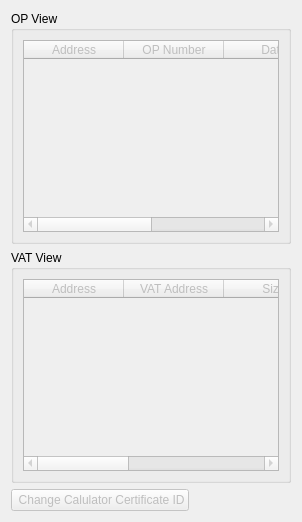
      <widget class="QWidget" name="tab_21">
       <attribute name="title">
        <string>OS View</string>
       </attribute>
       <layout class="QVBoxLayout" name="verticalLayout_39">
        <item>
         <widget class="QGroupBox" name="groupBox_9">
          <property name="sizePolicy">
           <sizepolicy hsizetype="Preferred" vsizetype="Minimum">
            <horstretch>0</horstretch>
            <verstretch>0</verstretch>
           </sizepolicy>
          </property>
          <property name="title">
           <string>OP View</string>
          </property>
          <layout class="QVBoxLayout" name="verticalLayout_23">
           <item>
            <widget class="QTableWidget" name="opView">
             <property name="enabled">
              <bool>false</bool>
             </property>
             <property name="sizePolicy">
              <sizepolicy hsizetype="MinimumExpanding" vsizetype="Preferred">
               <horstretch>0</horstretch>
               <verstretch>0</verstretch>
              </sizepolicy>
             </property>
             <property name="contextMenuPolicy">
              <enum>Qt::CustomContextMenu</enum>
             </property>
             <property name="acceptDrops">
              <bool>false</bool>
             </property>
             <property name="autoScroll">
              <bool>false</bool>
             </property>
             <property name="editTriggers">
              <set>QAbstractItemView::NoEditTriggers</set>
             </property>
             <property name="showDropIndicator" stdset="0">
              <bool>false</bool>
             </property>
             <property name="dragDropOverwriteMode">
              <bool>false</bool>
             </property>
             <property name="selectionMode">
              <enum>QAbstractItemView::SingleSelection</enum>
             </property>
             <property name="selectionBehavior">
              <enum>QAbstractItemView::SelectRows</enum>
             </property>
             <property name="textElideMode">
              <enum>Qt::ElideRight</enum>
             </property>
             <property name="sortingEnabled">
              <bool>false</bool>
             </property>
             <property name="cornerButtonEnabled">
              <bool>false</bool>
             </property>
             <attribute name="horizontalHeaderDefaultSectionSize">
              <number>100</number>
             </attribute>
             <attribute name="horizontalHeaderHighlightSections">
              <bool>false</bool>
             </attribute>
             <attribute name="horizontalHeaderMinimumSectionSize">
              <number>40</number>
             </attribute>
             <attribute name="horizontalHeaderShowSortIndicator" stdset="0">
              <bool>false</bool>
             </attribute>
             <attribute name="horizontalHeaderStretchLastSection">
              <bool>true</bool>
             </attribute>
             <attribute name="verticalHeaderVisible">
              <bool>false</bool>
             </attribute>
             <attribute name="verticalHeaderDefaultSectionSize">
              <number>21</number>
             </attribute>
             <attribute name="verticalHeaderShowSortIndicator" stdset="0">
              <bool>false</bool>
             </attribute>
             <column>
              <property name="text">
               <string>Address</string>
              </property>
             </column>
             <column>
              <property name="text">
               <string>OP Number</string>
              </property>
             </column>
             <column>
              <property name="text">
               <string>Data</string>
              </property>
             </column>
             <column>
              <property name="text">
               <string>Data String</string>
              </property>
             </column>
            </widget>
           </item>
          </layout>
         </widget>
        </item>
        <item>
         <widget class="QGroupBox" name="groupBox_10">
          <property name="sizePolicy">
           <sizepolicy hsizetype="Preferred" vsizetype="Expanding">
            <horstretch>0</horstretch>
            <verstretch>0</verstretch>
           </sizepolicy>
          </property>
          <property name="title">
           <string>VAT View</string>
          </property>
          <layout class="QVBoxLayout" name="verticalLayout_25">
           <item>
            <widget class="QTableWidget" name="vatView">
             <property name="enabled">
              <bool>false</bool>
             </property>
             <property name="sizePolicy">
              <sizepolicy hsizetype="MinimumExpanding" vsizetype="Preferred">
               <horstretch>0</horstretch>
               <verstretch>0</verstretch>
              </sizepolicy>
             </property>
             <property name="contextMenuPolicy">
              <enum>Qt::CustomContextMenu</enum>
             </property>
             <property name="acceptDrops">
              <bool>false</bool>
             </property>
             <property name="autoScroll">
              <bool>false</bool>
             </property>
             <property name="editTriggers">
              <set>QAbstractItemView::NoEditTriggers</set>
             </property>
             <property name="showDropIndicator" stdset="0">
              <bool>false</bool>
             </property>
             <property name="dragDropOverwriteMode">
              <bool>false</bool>
             </property>
             <property name="selectionMode">
              <enum>QAbstractItemView::SingleSelection</enum>
             </property>
             <property name="selectionBehavior">
              <enum>QAbstractItemView::SelectRows</enum>
             </property>
             <property name="textElideMode">
              <enum>Qt::ElideRight</enum>
             </property>
             <property name="sortingEnabled">
              <bool>false</bool>
             </property>
             <property name="cornerButtonEnabled">
              <bool>false</bool>
             </property>
             <attribute name="horizontalHeaderDefaultSectionSize">
              <number>100</number>
             </attribute>
             <attribute name="horizontalHeaderHighlightSections">
              <bool>false</bool>
             </attribute>
             <attribute name="horizontalHeaderMinimumSectionSize">
              <number>40</number>
             </attribute>
             <attribute name="horizontalHeaderShowSortIndicator" stdset="0">
              <bool>false</bool>
             </attribute>
             <attribute name="horizontalHeaderStretchLastSection">
              <bool>true</bool>
             </attribute>
             <attribute name="verticalHeaderVisible">
              <bool>false</bool>
             </attribute>
             <attribute name="verticalHeaderDefaultSectionSize">
              <number>21</number>
             </attribute>
             <attribute name="verticalHeaderShowSortIndicator" stdset="0">
              <bool>false</bool>
             </attribute>
             <column>
              <property name="text">
               <string>Address</string>
              </property>
             </column>
             <column>
              <property name="text">
               <string>VAT Address</string>
              </property>
             </column>
             <column>
              <property name="text">
               <string>Size</string>
              </property>
             </column>
             <column>
              <property name="text">
               <string>Name</string>
              </property>
             </column>
             <column>
              <property name="text">
               <string>Data Type</string>
              </property>
             </column>
            </widget>
           </item>
          </layout>
         </widget>
        </item>
        <item>
         <widget class="QPushButton" name="buttonCertID">
          <property name="enabled">
           <bool>false</bool>
          </property>
          <property name="sizePolicy">
           <sizepolicy hsizetype="Maximum" vsizetype="Fixed">
            <horstretch>0</horstretch>
            <verstretch>0</verstretch>
           </sizepolicy>
          </property>
          <property name="text">
           <string> Change Calulator Certificate ID</string>
          </property>
          <property name="icon">
           <iconset resource="resources.qrc">
            <normaloff>:/icons/resources/icons/rom.png</normaloff>:/icons/resources/icons/rom.png</iconset>
          </property>
         </widget>
        </item>
       </layout>
      </widget>
